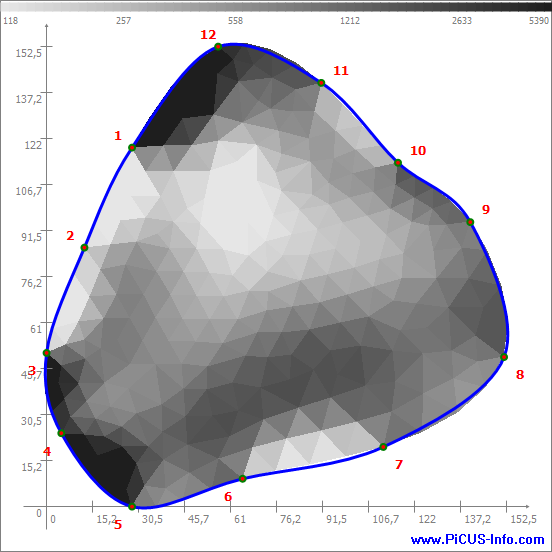
#> input picture data/expl_03.bmp, 552 x 552 px; the run also reads 2 pictures not shown here
$ python extract.py
#> lines starting #> are read from the running program, lines starting #| are printed output that depends on the picture; after the words box and inside, x2 and y2 are one past the last pixel; in counts of white or black regions, pixels touching at a corner belong together
#%% Imports -------------------------------------------------------------------

import numpy as np
import pandas as pd
from skimage import io
from pathlib import Path
import matplotlib.pyplot as plt
from matplotlib import rcParams
from scipy.optimize import curve_fit
from scipy.spatial.distance import pdist
from skimage.segmentation import expand_labels
from skimage.measure import label, regionprops
from scipy.ndimage import distance_transform_edt
from skimage.metrics import structural_similarity
from scipy.cluster.hierarchy import fcluster, linkage
from skimage.morphology import (
    disk, remove_small_objects, binary_closing, erosion, dilation, flood_fill
    )

#%% Initialize ----------------------------------------------------------------

img_name = 'expl_03.bmp'

# Open data
img = io.imread(Path('data', img_name))
#> img is the input picture: shape (552, 552, 3); mean R, G, B 193.5, 193.1, 196.7
dLib1 = io.imread(Path('data/library', 'dLib1.tif'))
dLib2 = io.imread(Path('data/library', 'dLib2.tif'))

# Get avg & std img (RGB channels)
avg_img = np.mean(img, axis=2).astype('uint8')
std_img = np.std(img, axis=2)

#%% Cmap & line ---------------------------------------------------------------

# Extract img_plot
mask = std_img
mask[mask!=0] = 255
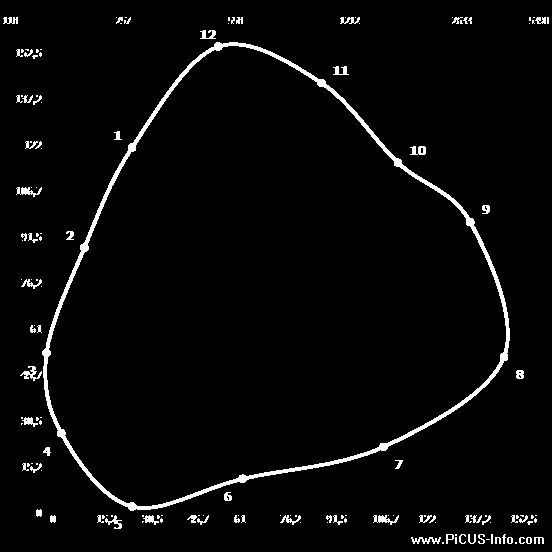
#> mask: shape (552, 552) float64; 3.2% white; 153 white regions (86 under 20 px), largest, box (x1, y1, x2, y2) and area: (42, 42, 510, 511) 6105, (20, 366, 42, 381) 127, (16, 187, 42, 197) 122
cmap_img = avg_img.copy()
cmap_img[mask==255] = 255
#> cmap_img: shape (552, 552); min 30, max 255, mean 198.3
mask = cmap_img != 255
#> mask: shape (552, 552) bool; 49.6% white; 217 white regions (209 under 20 px), largest, box (x1, y1, x2, y2) and area: (47, 46, 506, 506) 141665, (0, 0, 552, 552) 7704, (167, 500, 530, 513) 465
mask = remove_small_objects(mask, min_size=8192)
#> mask: shape (552, 552) bool; 46.5% white; 1 white region, box (x1, y1, x2, y2) and area: (47, 46, 506, 506) 141665
cmap_img[mask==0] = 0
cmap_img = cmap_img.astype('uint8')

# Clean img_plot
for labl in np.unique(cmap_img):
    for prop in regionprops(label(cmap_img == labl)):
        if prop.area / prop.perimeter_crofton < 0.75:
            cmap_img[prop.coords[:,0], prop.coords[:,1]] = 0
#> this loop made 61 passes
#> labl on passes 2 to 13: 30, 46, 49, 52, 59, 62, 65, 68, 74, 78, 79, 81
#> cmap_img: shape (552, 552); min 0, max 230, mean 65.6

# Extract img_plot
line_img = cmap_img > 0
#> line_img: shape (552, 552) bool; 46.5% white; 1 white region, box (x1, y1, x2, y2) and area: (47, 46, 506, 506) 141653
line_img = binary_closing(line_img, footprint=disk(15))
#> line_img: shape (552, 552) bool; 46.5% white; 1 white region, box (x1, y1, x2, y2) and area: (47, 46, 506, 506) 141762
line_img = line_img ^ erosion(line_img)
#> line_img: shape (552, 552) bool; 0.41% white in thin lines or dots, all inside (x1, y1, x2, y2) = (47, 46, 506, 506)

# Fill empty gaps (within line)
cmap_img = expand_labels(cmap_img, distance=3)
mask = flood_fill(line_img, (0, 0), 255, connectivity=1)
#> mask: shape (552, 552) bool; 53.9% white; 1 black region, box (x1, y1, x2, y2) and area: (48, 47, 505, 505) 140517
cmap_img[mask == True] = 0
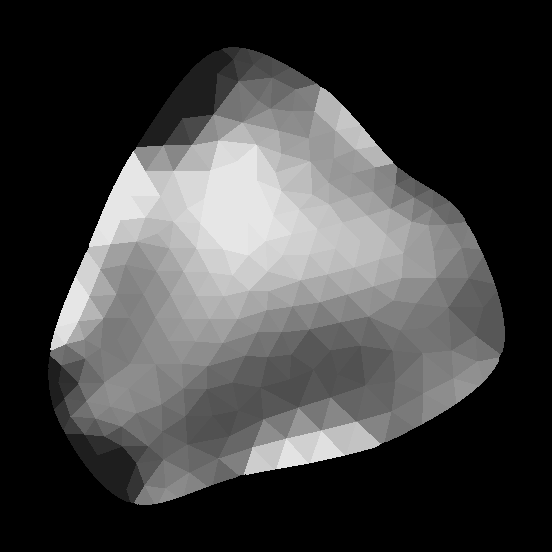
#> cmap_img: shape (552, 552); min 0, max 230, mean 65.1

# # Display
# import napari
# viewer = napari.Viewer()
# viewer.add_image(line_img)
# viewer.add_image(cmap_img, blending='additive')

#%% Dots & associated numbers -------------------------------------------------

# Extract dot_mask (using blue channel)
dot_mask = img[...,2] == 0
#> dot_mask: shape (552, 552) bool; 0.27% white; 27 white regions, largest, box (x1, y1, x2, y2) and area: (43, 349, 50, 356) 38, (239, 475, 246, 482) 38, (215, 43, 222, 50) 37

# Read numbers
dot_data = []
for prop in regionprops(label(dot_mask)):

    ctrd_y = round(prop.centroid[0])
    ctrd_x = round(prop.centroid[1])
    crop = avg_img[ctrd_y-6:ctrd_y+6,ctrd_x-6:ctrd_x+6]
    circularity = round(4 * np.pi * prop.area / (prop.perimeter ** 2), 3)
    isDigit = False if circularity > 1 else True

    if isDigit:
        ssim = []
        for d in dLib2:
            ssim.append(structural_similarity(crop, d))
        digit = np.argmax(np.stack(ssim))
    else:
        digit = np.nan

    dot_data.append([
        ctrd_y,
        ctrd_x,
        crop,
        circularity,
        isDigit,
        digit,
        ])
#> this loop made 27 passes
#> (ctrd_y, ctrd_x, circularity, isDigit, digit) on passes 1 to 12: (34, 203, 0.995, True, 1), (34, 212, 0.724, True, 2), (46, 218, 1.17, False, nan), (70, 336, 0.995, True, 1), (70, 344, 0.995, True, 1), (82, 321, 1.17, False, nan), (135, 117, 0.995, True, 1), (147, 132, 1.11, False, nan), (150, 413, 0.995, True, 1), (150, 422, 0.454, True, 0), (162, 398, 1.17, False, nan), (209, 486, 0.515, True, 9)
#> after the loop, dot_data = 27 items

# Get object clusters
ctrd_y = [data[0] for data in dot_data]
#> ctrd_y = 27 values from 34 to 524
ctrd_x = [data[1] for data in dot_data]
#> ctrd_x = 27 values, max 520 at index 18, min 32 at index 17, mean 256.9
digit = [data[5] for data in dot_data]
#> digit = 27 items, first 6: 1, 2, nan, 1, 1, nan
distances = pdist(list(zip(ctrd_x, ctrd_y)))
#> distances = 351 values, max 507.1 at index 119, min 8 at index 75, mean 299.1
linkage_matrix = linkage(distances, method='single')
#> linkage_matrix = 26 rows, first 6: [3, 4, 8, 2], [0, 1, 9, 2], [8, 9, 9, 2], [2, 28, 13.42, 3], [13, 14, 18.44, 2], [5, 27, 19.21, 3]
cluster_label = fcluster(linkage_matrix, 50, criterion='distance')
#> cluster_label = 27 values, max 12 at index 6, min 1 at index 20, mean 6.22

# Update dot_data with cluster labels
for i, labl in enumerate(cluster_label):
    dot_data[i].append(labl)
#> this loop made 27 passes
#> labl on passes 1 to 12: 3, 3, 3, 4, 4, 4, 12, 12, 5, 5, 5, 6

# Update dot_data with numbers
for labl in np.unique(cluster_label):

    idx = np.where(cluster_label==labl)

    if len(idx[0]) == 2:
        d = np.array(digit)[idx]
        number = int(d[~np.isnan(d)])

    if len(idx[0]) > 2:
        d = np.array(digit)[idx]
        nan_idx = np.where(np.isnan(d))
        y = np.array(ctrd_y)[idx]
        x = np.array(ctrd_x)[idx]
        d = np.delete(d, nan_idx)
        y = np.delete(y, nan_idx)
        x = np.delete(x, nan_idx)
        d1 = str(int(d[np.argmin(x)]))
        d2 = str(int(d[np.argmax(x)]))
        number = int(d1 + d2)

    for i, data in enumerate(dot_data):
        if data[6] == labl and data[4] == False:
            dot_data[i][5] = number
#> this loop made 12 passes
#> (idx, d, y, x, d2, number) on passes 4 to 5: (([3, 4, 5],), [1, 1], [70, 70], [336, 344], '1', 11), (([8, 9, 10],), [1, 0], [150, 150], [413, 422], '0', 10)
#> (idx, y, x, d2, number) on pass 3: (([0, 1, 2],), [34, 34], [203, 212], '2', 12)

# Extract dot_img
dot_img_labels = np.zeros_like(cmap_img)
for i, data in enumerate(dot_data):
    if not data[4]:
        edm = np.zeros_like(cmap_img, dtype=float)
        edm[data[0], data[1]] = 1
        edm = distance_transform_edt(1 - edm)
        edm[line_img == 0] = 255
        y, x = np.unravel_index(np.argmin(edm), edm.shape)
        dot_data[i][0] = y; dot_data[i][1] = x;
        dot_img_labels[y, x] = data[5]
#> this loop made 27 passes
#> (y, x) on passes 3, 6, 8, 11, 13, 15, 16, 17, 20, 21, 24, 26: (49, 219), (84, 318), (149, 134), (164, 395), (223, 467), (248, 87), (352, 49), (356, 500), (431, 63), (444, 381), (475, 242), (503, 132)
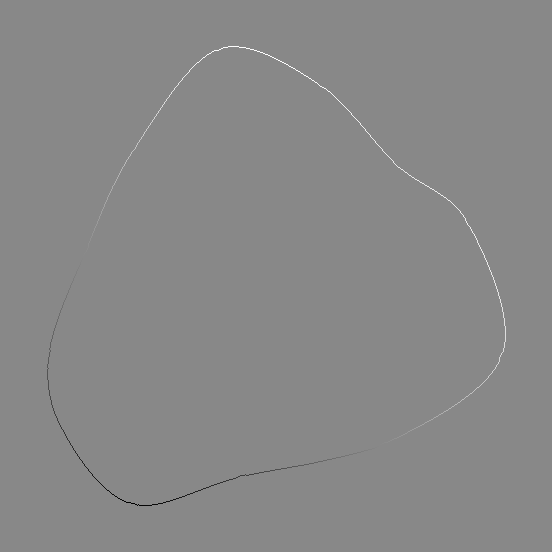
#> edm: shape (552, 552) float64; min 3, max 472.7, mean 255.1; drawn with min black and max white

dot_img = dot_img_labels > 0
#> dot_img: shape (552, 552) bool; 0% white in thin lines or dots, all inside (x1, y1, x2, y2) = (49, 49, 501, 504)
dot_img_labels = dilation(dot_img_labels, footprint=disk(5))

# # Display
# import napari
# viewer = napari.Viewer()
# viewer.add_image(dot_img)

#%% Grayscale & associated numbers --------------------------------------------

# Extract gray scale (gScale)
gScale = np.linspace(avg_img[7,1], avg_img[7,-1], avg_img.shape[1]-2)

# Extract number scale (nScale_img)
nScale_img = avg_img[17:24,1:-1].astype('uint8')
nScale_mask = np.invert(nScale_img) > 10
nScale_mask = remove_small_objects(nScale_mask, min_size=4)

# Read numbers
nScale_data = []
for prop in regionprops(label(nScale_mask)):

    ctrd_y = round(prop.centroid[0])
    ctrd_x = round(prop.centroid[1])
    min_x = np.min(prop.coords[:,1])
    max_x = np.max(prop.coords[:,1])
    crop = nScale_img[:,min_x:max_x+1]
    width = max_x - min_x
    nDigits = round(width/5)

    number = ''
    for i in range(nDigits):
        ccrop = crop[:,i*5:i*5+5]

        ssim = []
        for d in dLib1:
            ssim.append(structural_similarity(ccrop, d, win_size=5))
        number = number + str(np.argmax(np.stack(ssim)))

    nScale_data.append([
        ctrd_y,
        ctrd_x,
        crop,
        nDigits,
        int(number),
        ])
#> this loop made 6 passes
#> (ctrd_x, min_x, max_x, width, nDigits) on passes 1 to 6: (10, 2, 16, 14, 3), (122, 115, 129, 14, 3), (234, 227, 241, 14, 3), (349, 339, 358, 19, 4), (460, 451, 470, 19, 4), (538, 528, 547, 19, 4)
#> after the loop, nScale_data = 6 items

# Exponential function
def exponential(x, a, b, c):
    return a * np.exp(b * x) + c

# Extract x and y (ctrd_x and number)
x = [data[1] for data in nScale_data]
#> x = [10, 122, 234, 349, 460, 538]
y = [data[4] for data in nScale_data]
#> y = [118, 257, 558, 1212, 2633, 5390]

# Estimate initial parameters
a0 = y[0]
#> a0 = 118
b0 = np.log(y[-1]/y[0])/(x[-1] - x[0])
#> b0 = 0.00724
c0 = np.min(y)
#> c0 = 118

# Fit data
popt, pcov = curve_fit(exponential, x, y, p0=[a0, b0, c0])
#> popt = [43.13, 0.00891, 144.4]; pcov = [[182.8, -0.00774, -848.9], [-0.00774, 3.3e-07, 0.0346], [-848.9, 0.0346, 6831.1]]
x_fit = np.linspace(0, avg_img.shape[1]-2, avg_img.shape[1]-2)
#> x_fit = 550 values from 0 to 550
nScale = exponential(x_fit, *popt)
#> nScale = 550 values from 187.5 to 5944.3

# Convert cmap_img to linear scale
cmap_img_raw = np.zeros_like(cmap_img, dtype='float')
for gInt in np.unique(cmap_img):
    if gInt != 0:
        nInt = nScale[np.argmin(np.abs(gScale-gInt))]
        coords = np.where(cmap_img == gInt)
        cmap_img_raw[coords] = nInt
#> this loop made 59 passes
#> (gInt, nInt, coords) on passes 2 to 11: (30, 5944.3, 5945 positions, rows 49 to 501, columns 48 to 232), (46, 4060.2, 573 positions, rows 366 to 454, columns 58 to 121), (49, 3790.3, 497 positions, rows 47 to 397, columns 59 to 240), (52, 3538.9, 639 positions, rows 399 to 502, columns 54 to 143), (59, 2983.8, 446 positions, rows 74 to 112, columns 214 to 237), (62, 2788.1, 374 positions, rows 48 to 433, columns 64 to 252), (65, 2605.9, 565 positions, rows 60 to 144, columns 164 to 252), (68, 2436.2, 365 positions, rows 49 to 462, columns 122 to 264), (74, 2113.5, 675 positions, rows 55 to 144, columns 182 to 271), (78, 1929.3, 1333 positions, rows 58 to 435, columns 212 to 312)
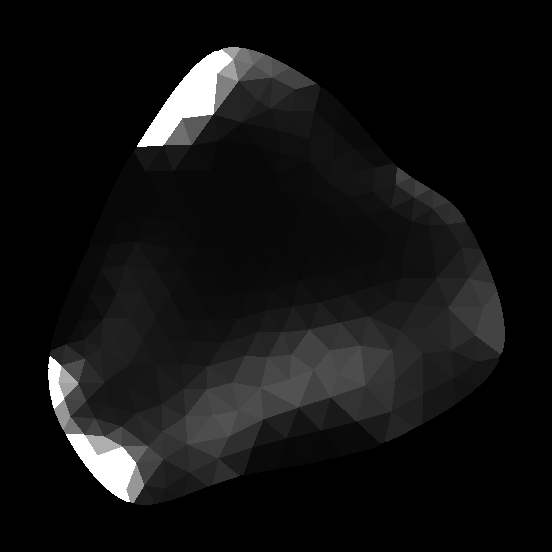
#> cmap_img_raw: shape (552, 552) float64; min 0, max 5944.3, mean 440.2; drawn with min black and max white

# Plot
plt.scatter(x, y, label='Data')
plt.plot(x_fit, nScale, label='Exponential fit')
plt.legend()
plt.show()
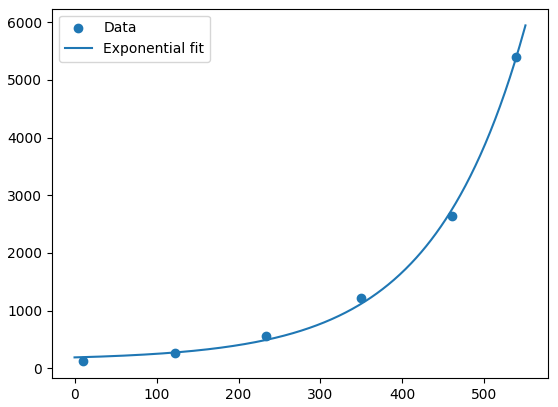
#> figure drawn by matplotlib, 1 panel; curve peaks at x = 550, y = 5944.3

#%% Plot

dpi = 300
plotSize = 0.6
linewidth = 0.5
fontSize = 8

# -----------------------------------------------------------------------------

rcParams['axes.linewidth'] = linewidth
rcParams['axes.titlesize'] = fontSize * 1.5
rcParams['axes.labelsize'] = fontSize * 0.75
rcParams['xtick.major.width'] = linewidth
rcParams['ytick.major.width'] = linewidth
rcParams['xtick.labelsize'] = fontSize * 0.6
rcParams['ytick.labelsize'] = fontSize * 0.6

# -----------------------------------------------------------------------------

# Set figure layout
width = img.shape[1]
#> width = 552
height = img.shape[0]
#> height = 552
fig_width = width / dpi
#> fig_width = 1.84
fig_height = height / dpi
#> fig_height = 1.84
fig_width /= plotSize
#> fig_width = 3.07
fig_height /= plotSize
#> fig_height = 3.07
bottom = (1 - plotSize) * 0.5
top = bottom + plotSize
left = (1 - plotSize) * 0.5
right = left + plotSize

# Prepare data for plot
plot_y, plot_x = np.nonzero(cmap_img)
plot_ctrd_y = round(np.mean(plot_y))
#> plot_ctrd_y = 293
plot_ctrd_x = round(np.mean(plot_x))
#> plot_ctrd_x = 263
dot_y, dot_x = np.nonzero(dot_img)
#> dot_y = [49, 84, 149, 164, 223, 248, 352, 356, 431, 444, 475, 503]; dot_x = [219, 318, 134, 395, 467, 87, 49, 500, 63, 381, 242, 132]
dot_labels = dot_img_labels[dot_y, dot_x]
#> dot_labels = [12, 11, 1, 10, 9, 2, 3, 8, 4, 7, 6, 5]
cmap_img_mask = np.ma.masked_where(cmap_img == 0, cmap_img)

# Plot
fig, ax = plt.subplots(figsize=(fig_width, fig_height), dpi=dpi)
fig.subplots_adjust(top=top, bottom=bottom, right=right, left=left)
plt.ylim([img.shape[0], 0])
plt.xlim([0, img.shape[1]])
ax.set_xlabel('x position (pixel)')
ax.set_ylabel('y position (pixel)')

# -----------------------------------------------------------------------------

plot1 = plt.imshow(
    np.invert(cmap_img_mask),
    cmap='plasma_r',
    vmin=np.min(gScale),
    vmax=np.max(gScale)
    )

# -----------------------------------------------------------------------------

plot2 = plt.scatter(dot_x, dot_y, s=10, c='red')
for i, labl in enumerate(dot_labels):

    y = dot_y[i]; x = dot_x[i]
    cy = plot_ctrd_y; cx = plot_ctrd_x
    edm_dot = np.zeros_like(cmap_img, dtype=float)
    edm_ctrd = np.zeros_like(cmap_img, dtype=float)
    edm_dot[y, x] = 1; edm_ctrd[cy, cx] = 1
    edm_dot = distance_transform_edt(1 - edm_dot)
    edm_ctrd = distance_transform_edt(1 - edm_ctrd)
    edm_ctrd[edm_dot > 25] = 0
    txt_y, txt_x = np.unravel_index(np.argmax(edm_ctrd), edm_ctrd.shape)
    plt.text(
        txt_x, txt_y, labl,
        fontsize=fontSize * 0.75,
        horizontalalignment='center',
        verticalalignment='center'
        )
#> this loop made 12 passes
#> (labl, y, x, txt_y, txt_x) on passes 1 to 12: (12, 49, 219, 25, 212), (11, 84, 318, 60, 325), (1, 149, 134, 129, 119), (10, 164, 395, 149, 415), (9, 223, 467, 216, 491), (2, 248, 87, 241, 63), (3, 352, 49, 359, 25), (8, 356, 500, 363, 524), (4, 431, 63, 446, 43), (7, 444, 381, 464, 396), (6, 475, 242, 500, 242), (5, 503, 132, 523, 117)
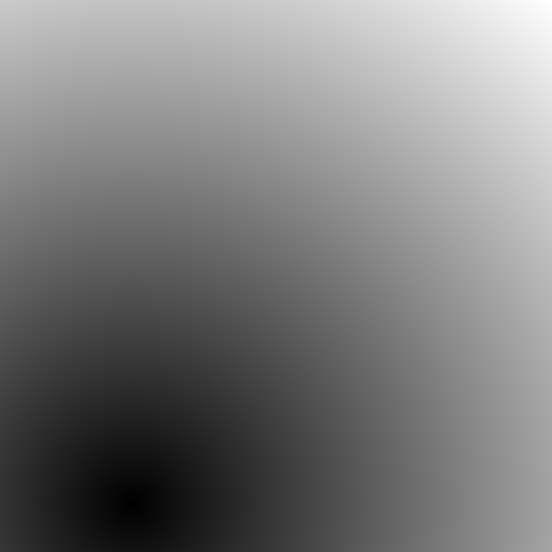
#> edm_dot: shape (552, 552) float64; min 0, max 654.7, mean 320; drawn with min black and max white

# -----------------------------------------------------------------------------

cbax = fig.add_axes([left, top, plotSize, 0.025])
cbar = plt.colorbar(plot1, orientation='horizontal', cax=cbax)
cbax.set_xlabel('???')
cbax.xaxis.set_ticks_position('top')
cbax.xaxis.set_label_position('top')
cbar.set_ticks(np.linspace(np.min(gScale), np.max(gScale), 6))
cbar.set_ticklabels([data[4] for data in nScale_data])


#%% Outputs

outDir_path = Path('data', img_name.replace('.bmp', '_outputs'))
outDir_path.mkdir(parents=True, exist_ok=True)

# csv ----------------------------------------------------------------------

dot_info = []
for lab in np.unique(dot_img_labels):
    if lab > 0:
        y, x = np.where(dot_img_labels == lab)
        dot_info.append((lab, int(np.mean(y)), int(np.mean(x))))
#> this loop made 13 passes
#> after the loop, dot_info = [(1, 149, 134), (2, 248, 87), (3, 352, 49), (4, 431, 63), (5, 503, 132), (6, 475, 242), (7, 444, 381), (8, 356, 500), (9, 223, 467), (10, 164, 395), (11, 84, 318), (12, 49, 219)]

dot_info = pd.DataFrame(
    np.stack(dot_info),
    columns=['dot number', 'y-coord', 'x-coord'],
    )
#> dot_info = table of 12 rows and 3 columns

dot_info.to_csv(Path(outDir_path) / 'dot_info.csv', index=False)

np.savetxt(
    Path(outDir_path) / 'cmap.csv',
    cmap_img, delimiter=',', fmt='%d'
    )

np.savetxt(
    Path(outDir_path) / 'cmap-raw.csv',
    cmap_img_raw, delimiter=',', fmt='%.3f'
    )

# Images ----------------------------------------------------------------------

io.imsave(
    Path(outDir_path) / 'cmap.tif',
    cmap_img, check_contrast=False,
    )

io.imsave(
    Path(outDir_path) / 'cmap-raw.tif',
    cmap_img_raw.astype('float32'), check_contrast=False,
    )

io.imsave(
    Path(outDir_path) / 'dot-labels.tif',
    dot_img_labels, check_contrast=False,
    )

io.imsave(
    Path(outDir_path) / 'line.tif',
    line_img*255, check_contrast=False,
    )

# [8 lines of commented-out code are left out]

plt.savefig(Path(outDir_path) / 'plot.png', dpi=dpi)
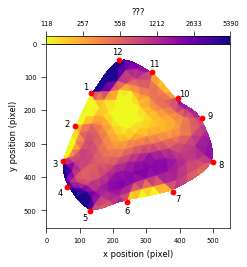
#> figure drawn by matplotlib, 2 panels
